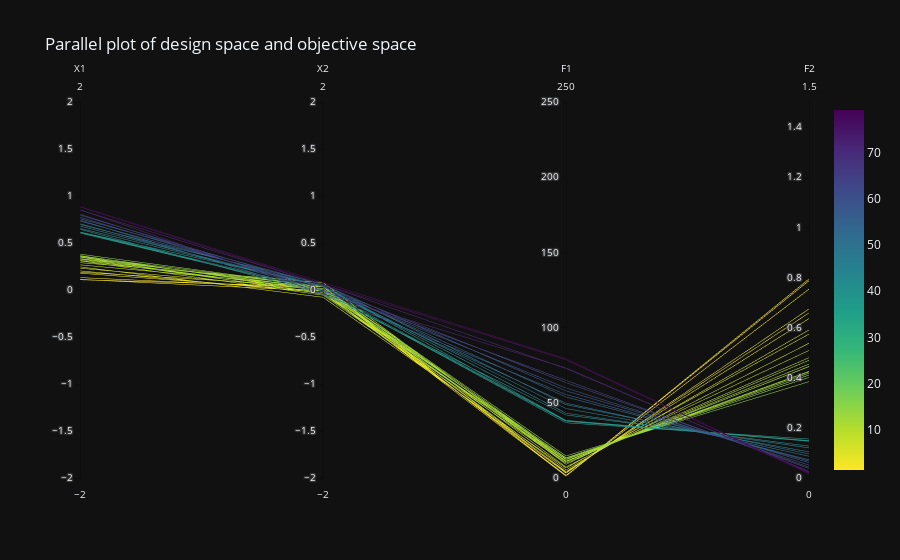

Source (notebook cell):
### Code cell
# A parallel plot of design adn objective space

import plotly.graph_objects as go

X = res.pop.get("X")
F = res.pop.get("F")

fig = go.Figure(data=go.Parcoords(
    line=dict(color=F[:, 0],
          colorscale='Viridis',
          showscale=True,
          reversescale=True),
    dimensions=list([
        dict(range=[-2, 2],
         label='X1', values=X[:, 0]),
        dict(range=[-2, 2],
         label='X2', values=X[:, 1]),
        dict(range=[0, 250],
         label='F1', values=F[:, 0]),
        dict(range=[0, 1.5],
         label='F2', values=F[:, 1])
    ])
    ))
fig.update_layout(title = "Parallel plot of design space and objective space", 
                  template='plotly_dark')
fig.show()
